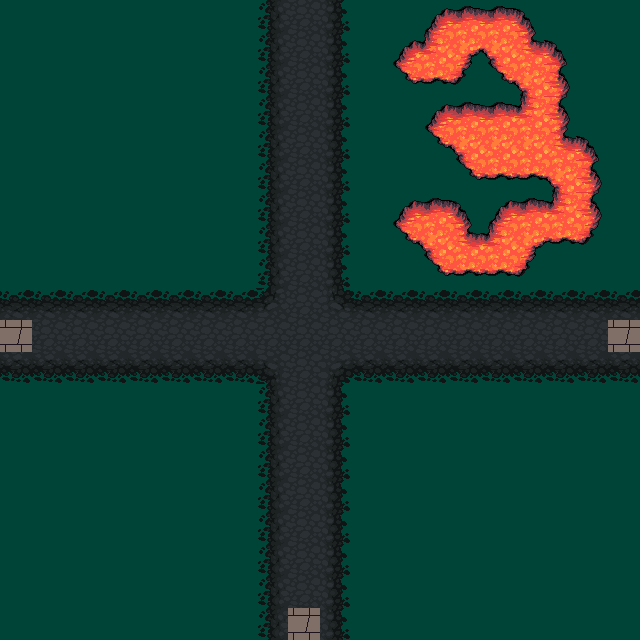

This is a level from a 2D game, rendered from its Tiled map with the project's own tilesets. A one-line summary and the complete map file follow:
An orthogonal 20x20 tile map with 32x32 px tiles, 3 tile layers (grass, road, num) and 3 objects (e4, e2, e1).

<map version="1.4" tiledversion="1.4.3" orientation="orthogonal" renderorder="right-down" width="20" height="20" tilewidth="32" tileheight="32" infinite="0" nextlayerid="5" nextobjectid="5">
 <tileset firstgid="1" source="../Maps/klipartz.com.tsx" />
 <layer id="1" name="grass" width="20" height="20">
  <data encoding="csv">
872,872,872,872,872,872,872,872,872,872,872,872,872,872,872,872,872,872,872,872,
872,872,872,872,872,872,872,872,872,872,872,872,872,872,872,872,872,872,872,872,
872,872,872,872,872,872,872,872,872,872,872,872,872,872,872,872,872,872,872,872,
872,872,872,872,872,872,872,872,872,872,872,872,872,872,872,872,872,872,872,872,
872,872,872,872,872,872,872,872,872,872,872,872,872,872,872,872,872,872,872,872,
872,872,872,872,872,872,872,872,872,872,872,872,872,872,872,872,872,872,872,872,
872,872,872,872,872,872,872,872,872,872,872,872,872,872,872,872,872,872,872,872,
872,872,872,872,872,872,872,872,872,872,872,872,872,872,872,872,872,872,872,872,
872,872,872,872,872,872,872,872,872,872,872,872,872,872,872,872,872,872,872,872,
872,872,872,872,872,872,872,872,872,872,872,872,872,872,872,872,872,872,872,872,
872,872,872,872,872,872,872,872,872,872,872,872,872,872,872,872,872,872,872,872,
872,872,872,872,872,872,872,872,872,872,872,872,872,872,872,872,872,872,872,872,
872,872,872,872,872,872,872,872,872,872,872,872,872,872,872,872,872,872,872,872,
872,872,872,872,872,872,872,872,872,872,872,872,872,872,872,872,872,872,872,872,
872,872,872,872,872,872,872,872,872,872,872,872,872,872,872,872,872,872,872,872,
872,872,872,872,872,872,872,872,872,872,872,872,872,872,872,872,872,872,872,872,
872,872,872,872,872,872,872,872,872,872,872,872,872,872,872,872,872,872,872,872,
872,872,872,872,872,872,872,872,872,872,872,872,872,872,872,872,872,872,872,872,
872,872,872,872,872,872,872,872,872,872,872,872,872,872,872,872,872,872,872,872,
872,872,872,872,872,872,872,872,872,872,872,872,872,872,872,872,872,872,872,872
</data>
 </layer>
 <layer id="2" name="road" width="20" height="20">
  <data encoding="csv">
0,0,0,0,0,0,0,0,307,308,309,0,0,0,0,0,0,0,0,0,
0,0,0,0,0,0,0,0,307,308,309,0,0,0,0,0,0,0,0,0,
0,0,0,0,0,0,0,0,307,308,309,0,0,0,0,0,0,0,0,0,
0,0,0,0,0,0,0,0,307,308,309,0,0,0,0,0,0,0,0,0,
0,0,0,0,0,0,0,0,307,308,309,0,0,0,0,0,0,0,0,0,
0,0,0,0,0,0,0,0,307,308,309,0,0,0,0,0,0,0,0,0,
0,0,0,0,0,0,0,0,307,308,309,0,0,0,0,0,0,0,0,0,
0,0,0,0,0,0,0,0,307,308,309,0,0,0,0,0,0,0,0,0,
0,0,0,0,0,0,0,0,307,308,309,0,0,0,0,0,0,0,0,0,
276,276,276,276,276,276,276,276,245,308,244,276,276,276,276,276,276,276,276,276,
882,308,308,308,308,308,308,308,308,308,308,308,308,308,308,308,308,308,308,882,
340,340,340,340,340,340,340,340,213,308,212,340,340,340,340,340,340,340,340,340,
0,0,0,0,0,0,0,0,307,308,309,0,0,0,0,0,0,0,0,0,
0,0,0,0,0,0,0,0,307,308,309,0,0,0,0,0,0,0,0,0,
0,0,0,0,0,0,0,0,307,308,309,0,0,0,0,0,0,0,0,0,
0,0,0,0,0,0,0,0,307,308,309,0,0,0,0,0,0,0,0,0,
0,0,0,0,0,0,0,0,307,308,309,0,0,0,0,0,0,0,0,0,
0,0,0,0,0,0,0,0,307,308,309,0,0,0,0,0,0,0,0,0,
0,0,0,0,0,0,0,0,307,308,309,0,0,0,0,0,0,0,0,0,
0,0,0,0,0,0,0,0,307,882,309,0,0,0,0,0,0,0,0,0
</data>
 </layer>
 <layer id="4" name="num" width="20" height="20">
  <data encoding="csv">
0,0,0,0,0,0,0,0,0,0,0,0,0,272,273,273,274,0,0,0,
0,0,0,0,0,0,0,0,0,0,0,0,272,242,209,210,241,274,0,0,
0,0,0,0,0,0,0,0,0,0,0,0,336,337,338,336,210,306,0,0,
0,0,0,0,0,0,0,0,0,0,0,0,0,272,273,273,242,306,0,0,
0,0,0,0,0,0,0,0,0,0,0,0,0,336,210,305,305,241,274,0,
0,0,0,0,0,0,0,0,0,0,0,0,0,0,336,337,337,210,306,0,
0,0,0,0,0,0,0,0,0,0,0,0,272,273,274,272,273,242,306,0,
0,0,0,0,0,0,0,0,0,0,0,0,336,210,241,242,209,337,338,0,
0,0,0,0,0,0,0,0,0,0,0,0,0,336,337,337,338,0,0,0,
0,0,0,0,0,0,0,0,0,0,0,0,0,0,0,0,0,0,0,0,
0,0,0,0,0,0,0,0,0,0,0,0,0,0,0,0,0,0,0,0,
0,0,0,0,0,0,0,0,0,0,0,0,0,0,0,0,0,0,0,0,
0,0,0,0,0,0,0,0,0,0,0,0,0,0,0,0,0,0,0,0,
0,0,0,0,0,0,0,0,0,0,0,0,0,0,0,0,0,0,0,0,
0,0,0,0,0,0,0,0,0,0,0,0,0,0,0,0,0,0,0,0,
0,0,0,0,0,0,0,0,0,0,0,0,0,0,0,0,0,0,0,0,
0,0,0,0,0,0,0,0,0,0,0,0,0,0,0,0,0,0,0,0,
0,0,0,0,0,0,0,0,0,0,0,0,0,0,0,0,0,0,0,0,
0,0,0,0,0,0,0,0,0,0,0,0,0,0,0,0,0,0,0,0,
0,0,0,0,0,0,0,0,0,0,0,0,0,0,0,0,0,0,0,0
</data>
 </layer>
 <objectgroup id="3" name="exits">
  <object id="1" name="e4" x="0" y="320" width="32" height="32" />
  <object id="3" name="e2" x="608" y="320" width="32" height="32" />
  <object id="4" name="e1" x="288" y="608" width="32" height="32" />
 </objectgroup>
</map>
